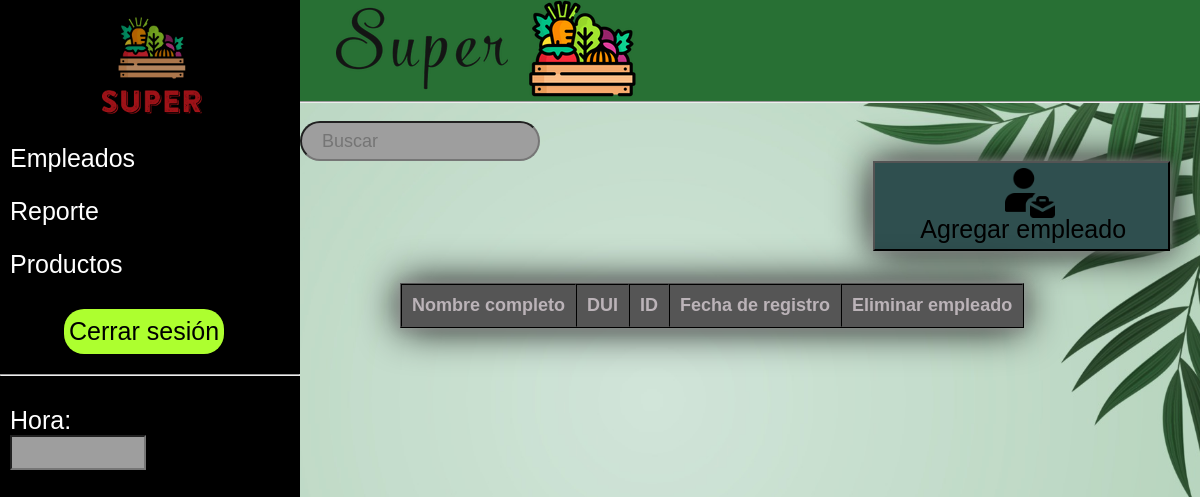
Before: /php/AdminEmpleados.php with the older database file.
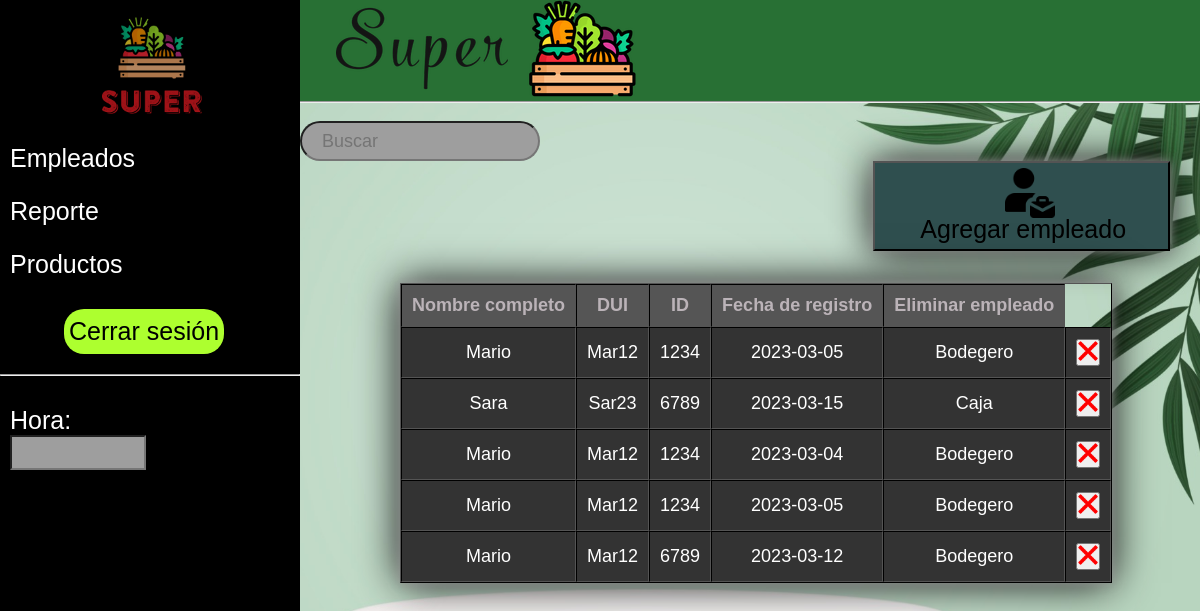
After: the same page with the newer database file.
### tables this page shows
CREATE TABLE `empleados` (
  `ID` int(11) NOT NULL,
  `Nombre del empleado` varchar(100) NOT NULL,
  `Credencial (PIN)` varchar(100) NOT NULL,
  `ID del empleado` varchar(8) NOT NULL,
  `Fecha de ingreso` varchar(100) NOT NULL,
  `Cargo` varchar(100) NOT NULL
);

### php/AdminEmpleados.php (the view, shortened to what this page needs)
<?php
include "conexion.php";
$empleados = "Select * from empleados";
?>
<!DOCTYPE html>
<html lang="en">
<head>
    <link rel="stylesheet" href="../css/Menúlateral.css">
    <link rel="stylesheet" href="../css/AdminEmpleados.css">
    <link rel="stylesheet" href="../css/modalStyle.css">
</head>
<body onload="mueveReloj()" background="../Imagenes/fondoadmin.jpeg">
    <header>
        <img src="../Imagenes/Imagenes-Empleado/holax2.png" alt="">
        <hr>
    </header>
    <section class="container">
        <div class="fondo">
        <img src="../Imagenes/Imagenes-Empleado/hola.png" alt="logo" width="100">
        <br>
        <ul>
            <li> <a href="../php/AdminEmpleados.php"> Empleados</li></a>
            <li> <a href="../php/table.php">Reporte</a></li>
            <li><a href="../php/adminProductos.php">Productos</a></li>
            <br>
            <a href="../php/logout.php"><input id="cerrar" type="button" value="Cerrar sesión"/></a>
            <br>
            <hr>
            <br>
            <li><a href="#">Hora:</a><form name="form_reloj">
                <input type="text" name="reloj" size="10" onfocus="window.document.form_reloj.reloj.blur()">
                </form></li>
    </div>
    </section>
        <br>
        <div class="buscador">
            <input  type="text" placeholder="Buscar" required>
        </div>
    <div class="btnAddEmpleado">
      <button id="botoemple"> <a id="emple" href="../php/Registro empleado.php"> Agregar empleado <img id="empleimg" src="../Imagenes/Imagenes-Empleado/empleado-contratar.png" width="50px" alt=""></a></button>
    </div>
    <div class="employeecontainer">
        <table class="tablaemplo" border="1">
            <tr>
            <th>Nombre completo</th>
            <th>DUI</th>
            <th>ID</th>
            <th>Fecha de registro</th>
            <th>Eliminar empleado</th>
            </tr>
            <?php
              $result = mysqli_query($conn, $empleados);
              while ($row = mysqli_fetch_assoc($result)){
            ?>
            <tr>
                <td><?php echo $row["Nombre del empleado"]?></td>
                <td><?php echo $row["Credencial (PIN)"]?></td>
                <td><?php echo $row["ID del empleado"]?></td>
                <td><?php echo $row["Fecha de ingreso"]?></td>
                <td><?php echo $row["Cargo"]?></td>
                <td><a href="../php/eliminarEmpleado.php?ID=<?php echo $row["ID"];?>"><button><img src="../Imagenes/Eliminar.webp" width="20px"id="myBtn"></button></a></td>
            </tr>
            <?php }?>
        </table>
    </div>
</body>
</html>

### css/Menúlateral.css (style rules this page uses)
* { margin: 0; padding: 0; box-sizing: border-box; }
.container { position: fixed; height: 100%; bottom: 0px; }
.fondo { width: 300px; height: 100%; background: rgb(0, 0, 0); float: left; }
.fondo img { width: 100px; display: block; margin-top: 15px; margin-left: 6.4rem; opacity: 0.7; }
.fondo ul li { list-style: none; padding: 12px 10px; }
a { text-decoration: none; color: rgb(255, 255, 255); font-size: 25px; }
.buscador { margin-left: 25%; padding: -5px; }
.buscador input { width: 240px; height: 40px; padding: 0 20px; font-size: 18px; color: black; outline: none; border-radius: 30px; }
#cerrar { border: 5px; font-size: 25px; background-color: greenyellow; margin-left: 4rem; margin-bottom: 20px; border-radius: 20px; height: 45px; width: 10rem; }
input { font-size: 17.2px; padding: 5px; background-color: rgb(158, 158, 158); }

### css/AdminEmpleados.css (style rules this page uses)
body { background-attachment: fixed; background-repeat: no-repeat; background-size: cover; }
header img { position: relative; left: 21rem; }
header { background-color: #287034; }
.btnAddEmpleado { display: flex; justify-content: right; }
.tablaemplo { position: relative; left: 25rem; top: 2rem; font-size: 18px; border-color: black; border-spacing: 0ch; text-align: center; font-family:Arial, Helvetica, sans-serif; box-shadow: 0 0 10px rgb(153, 153, 153), 0 0 40px; }
th { color: rgb(187, 179, 184); padding: 2px; padding: 10px; background-color: rgb(85, 85, 85); }
td { padding: 2px; padding: 10px; color: white; background-color: rgb(51, 51, 51); }
#botoemple { position: relative; background-color: darkslategrey; right: 30px; padding: 15px; box-shadow: 0 0 10px rgb(153, 153, 153), 0 0 40px; }
#emple { position: relative; color: black; top: 10px; left: 30px; }
#empleimg { position: relative; bottom: 20px; right: 8rem; }

### css/modalStyle.css (style rules this page uses)
* { font-family: Arial, Helvetica, sans-serif; }

Changed rows visible on the page:
added empleados: Nombre del empleado "Mario", value "Mar12", ID del empleado "1234", Fecha de ingreso "2023-03-05", Cargo "Bodegero"
added empleados: Nombre del empleado "Sara", value "Sar23", ID del empleado "6789", Fecha de ingreso "2023-03-15", Cargo "Caja"
added empleados: Nombre del empleado "Mario", value "Mar12", ID del empleado "1234", Fecha de ingreso "2023-03-04", Cargo "Bodegero"
added empleados: Nombre del empleado "Mario", value "Mar12", ID del empleado "1234", Fecha de ingreso "2023-03-05", Cargo "Bodegero"
added empleados: Nombre del empleado "Mario", value "Mar12", ID del empleado "6789", Fecha de ingreso "2023-03-12", Cargo "Bodegero"
